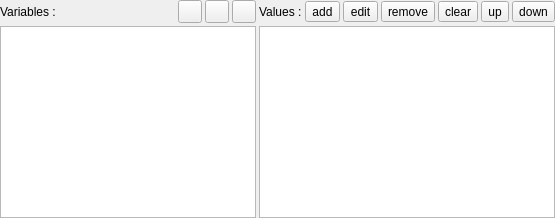
     <widget class="QWidget" name="wVariables" >
      <layout class="QGridLayout" >
       <property name="leftMargin" >
        <number>0</number>
       </property>
       <property name="topMargin" >
        <number>0</number>
       </property>
       <property name="rightMargin" >
        <number>0</number>
       </property>
       <property name="bottomMargin" >
        <number>0</number>
       </property>
       <property name="horizontalSpacing" >
        <number>3</number>
       </property>
       <property name="verticalSpacing" >
        <number>3</number>
       </property>
       <item row="0" column="0" >
        <layout class="QHBoxLayout" >
         <property name="spacing" >
          <number>3</number>
         </property>
         <item>
          <widget class="QLabel" name="lOthersVariables" >
           <property name="text" >
            <string>Variables :</string>
           </property>
          </widget>
         </item>
         <item>
          <widget class="QToolButton" name="tbOthersVariablesAdd" >
           <property name="icon" >
            <iconset resource="../resources/QMake.qrc" >:/icons/icons/add.png</iconset>
           </property>
          </widget>
         </item>
         <item>
          <widget class="QToolButton" name="tbOthersVariablesEdit" >
           <property name="icon" >
            <iconset resource="../resources/QMake.qrc" >:/icons/icons/edit.png</iconset>
           </property>
          </widget>
         </item>
         <item>
          <widget class="QToolButton" name="tbOthersVariablesRemove" >
           <property name="icon" >
            <iconset resource="../resources/QMake.qrc" >:/icons/icons/remove.png</iconset>
           </property>
          </widget>
         </item>
        </layout>
       </item>
       <item row="0" column="1" >
        <layout class="QHBoxLayout" >
         <property name="spacing" >
          <number>3</number>
         </property>
         <item>
          <widget class="QLabel" name="lOthersValues" >
           <property name="text" >
            <string>Values :</string>
           </property>
          </widget>
         </item>
         <item>
          <widget class="QToolButton" name="tbOthersValuesAdd" >
           <property name="text" >
            <string>add</string>
           </property>
           <property name="icon" >
            <iconset resource="../resources/QMake.qrc" >:/icons/icons/add.png</iconset>
           </property>
          </widget>
         </item>
         <item>
          <widget class="QToolButton" name="tbOthersValuesEdit" >
           <property name="text" >
            <string>edit</string>
           </property>
           <property name="icon" >
            <iconset resource="../resources/QMake.qrc" >:/icons/icons/edit.png</iconset>
           </property>
          </widget>
         </item>
         <item>
          <widget class="QToolButton" name="tbOthersValuesRemove" >
           <property name="text" >
            <string>remove</string>
           </property>
           <property name="icon" >
            <iconset resource="../resources/QMake.qrc" >:/icons/icons/remove.png</iconset>
           </property>
          </widget>
         </item>
         <item>
          <widget class="QToolButton" name="tbOthersValuesClear" >
           <property name="text" >
            <string>clear</string>
           </property>
           <property name="icon" >
            <iconset resource="../resources/QMake.qrc" >:/icons/icons/clear.png</iconset>
           </property>
          </widget>
         </item>
         <item>
          <widget class="QToolButton" name="tbOthersValuesUp" >
           <property name="text" >
            <string>up</string>
           </property>
           <property name="icon" >
            <iconset resource="../resources/QMake.qrc" >:/icons/icons/up.png</iconset>
           </property>
          </widget>
         </item>
         <item>
          <widget class="QToolButton" name="tbOthersValuesDown" >
           <property name="text" >
            <string>down</string>
           </property>
           <property name="icon" >
            <iconset resource="../resources/QMake.qrc" >:/icons/icons/down.png</iconset>
           </property>
          </widget>
         </item>
        </layout>
       </item>
       <item row="1" column="0" >
        <widget class="QListWidget" name="lwOthersVariables" />
       </item>
       <item row="1" column="1" >
        <widget class="QListWidget" name="lwOthersValues" />
       </item>
      </layout>
     </widget>
